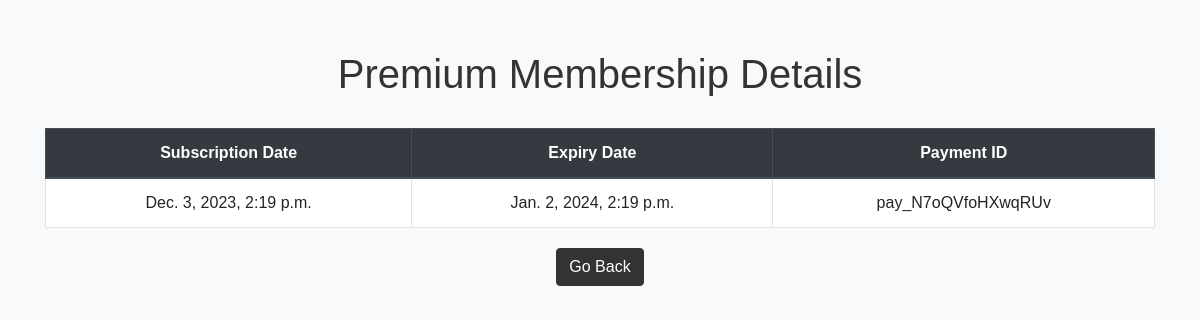
The app's page /matpayment/view_premium/ (signed in) with its own data.
### matpayment/models.py (models this page shows, shortened)
class PremiumMembership(models.Model):
    user = models.OneToOneField(User, on_delete=models.CASCADE)
    is_premium = models.BooleanField(default=False)
    subscription_date = models.DateTimeField(null=True, blank=True)
    expiry_date = models.DateTimeField(null=True, blank=True)
    payment_id = models.CharField(max_length=100, null=True, blank=True)

### matpayment/views.py (the view)
# urls.py: path('view_premium/', views.view_premium, name='view_premium'),
def view_premium(request):
    try:
        premium_membership = PremiumMembership.objects.get(user=request.user)
    except PremiumMembership.DoesNotExist:
        premium_membership = None
    context = {
        'premium_membership': premium_membership,
    }
    return render(request, 'matpayment/view_premium.html', context)

### matpayment/templates/matpayment/view_premium.html (shortened to what this page needs)
<!DOCTYPE html>
<html lang="en">
<head>
    <link rel="stylesheet" href="https://maxcdn.bootstrapcdn.com/bootstrap/4.5.2/css/bootstrap.min.css">
</head>
<body>
<div class="container">
    <h1>Premium Membership Details</h1>
    <table class="table table-bordered">
        <thead class="thead-dark">
            <tr>
                <th>Subscription Date</th>
                <th>Expiry Date</th>
                <th>Payment ID</th>
            </tr>
        </thead>
        <tbody>
            {% if premium_membership %}
                <tr>
                    <td>{{ premium_membership.subscription_date }}</td>
                    <td>{{ premium_membership.expiry_date }}</td>
                    <td>{{ premium_membership.payment_id }}</td>
                </tr>
            {% else %}
                <tr>
                    <td colspan="3">No premium membership details available</td>
                </tr>
            {% endif %}
        </tbody>
    </table>
    <div class="center-button">
        <a href="{% url 'matrimony:myprofile' %}" class="btn btn-primary btn-back">Go Back</a>
    </div>
</div>
</body>
</html>

### matpayment/templates/matpayment/view_premium.html (style rules this page uses)
body { font-family: Arial, sans-serif; background-color: #f8f9fa; padding-top: 50px; }
h1 { text-align: center; margin-bottom: 30px; color: #333; }
table { background-color: #fff; }
th, td { text-align: center; }
.btn-back { margin-bottom: 20px; }
.btn-primary { background-color: #007bff; border-color: #007bff; }
.center-button { text-align: center; margin-top: 20px; }
.btn-back { background-color: #333; color: #fff; border-color: #333; }

### records on screen
PremiumMembership: subscription_date "Dec. 3, 2023, 2:19 p.m.", expiry_date "Jan. 2, 2024, 2:19 p.m.", payment_id "pay_N7oQVfoHXwqRUv"
